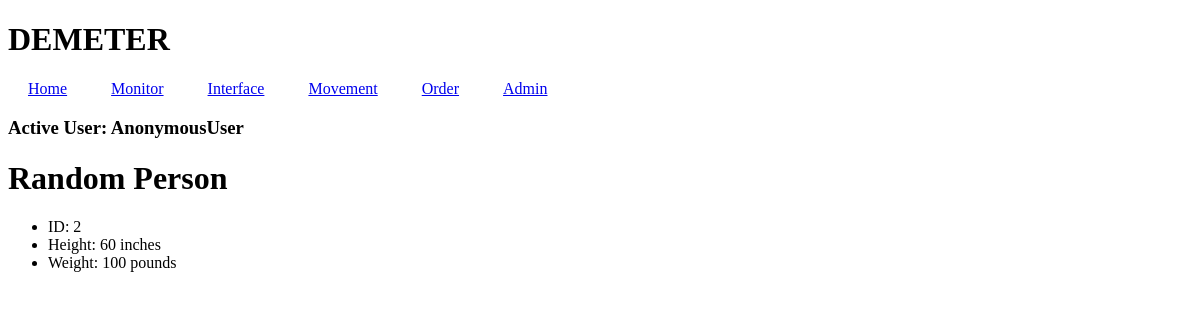
The app's page /monitor/2, older data.
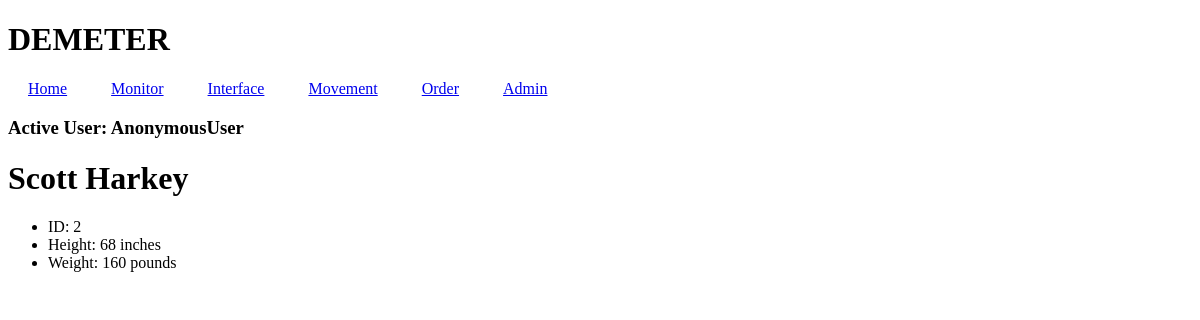
The same page, newer data.
### inhabitant/models.py (models this page shows)
class Inhabitant(models.Model):
    STATUS = [
    ("Healthy", "Healthy"),
    ("Sick", "Sick"),
    ("Recovering","Recovering"),
    ("Injured","Injured"),
    ("Deceased","Deceased"),
    ]
    firstName = models.CharField(max_length=64)
    lastName = models.CharField(max_length=64)
    inhabitantID = models.CharField(max_length=64,primary_key=True)
    height =models.IntegerField(blank=False)
    weight = models.IntegerField(blank=False)
    status = models.CharField(max_length=64,default="Healthy",choices=STATUS)
    def __str__ (self):
        return f"{self.firstName} {self.lastName}"

### inhabitant/views.py (the view)
# urls.py: path("monitor/<str:inhabitantID>", views.joinInhabDash, name="inhabdash"),
def joinInhabDash(request, inhabitantID):
    try:
        inhabitant = Inhabitant.objects.get(inhabitantID=inhabitantID)
    except Inhabitant.DoesNotExist:
        inhabitant = None
    return render(request,"inhabitant/habdash.html",{
        "inhabitant":inhabitant,
        })

### inhabitant/templates/inhabitant/habdash.html
{% extends 'inhabitant/base.html' %}
{% block body %}
<h1>{{ inhabitant }}</h1>
<ul>
    <li>ID: {{ inhabitant.inhabitantID }}</li>
    <li>Height: {{ inhabitant.height }} inches</li>
    <li>Weight: {{ inhabitant.weight }} pounds</li>
</ul>
{% endblock %}

Row changes from the older to the newer data that the page shows:
changed Inhabitant id 2: firstName+lastName "Random Person" → "Scott Harkey"; height "60" → "68"; weight "100" → "160"
